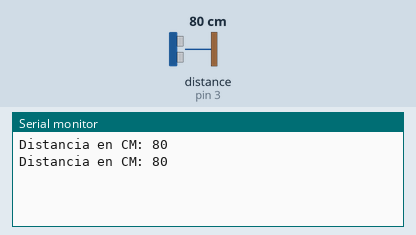
The sketch below on a simulated Arduino Uno, built with avr-gcc and run on an emulated ATmega328P. On the bench: the last lines printed to the serial monitor. Inputs (shaded band) come from the test bench; at power-on: distance to the obstacle (sensor on pin 3) 80 cm. The echo pulse lasts 58.3 µs per cm.

Above: at 1.8 s.
1.9 s: distance to the obstacle (sensor on pin 3) set to 2 cm
At 2.8 s:
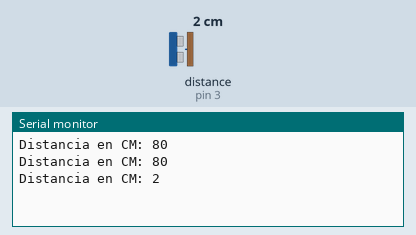
3.4 s: distance to the obstacle (sensor on pin 3) set to 4 cm
At 4.7 s:
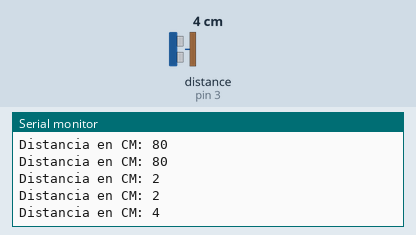
Timing chart, 0 to 6.4 s (numbered marks = the images above; inputs shaded):
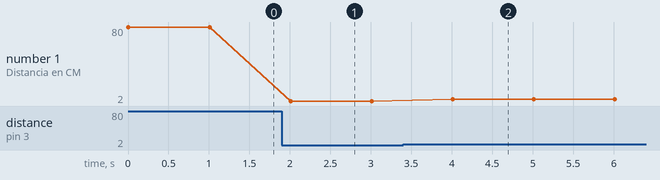

Measured:
- after the input at 1.9 s, the serial monitor: prints a new line after 0.11 s (image 1)
- after the input at 3.4 s, the serial monitor: prints a new line after 0.61 s (image 2)
- plotted number 1: 80 → 2 after the input at 1.9 s, 2 → 4 after the input at 3.4 s

The sketch:

sensor_ultrasonido.ino
```cpp
/*
  Sensor de distancia por ultrasonido
  Jueves 1 de octubre 2020

  Lucas Martín Treser - Automatismos Mar del Plata
  https://www.automatismos-mdq.com.ar/

  Simulación en:
   https://www.tinkercad.com/things/58HBW7qjMpg

*/

// Libreria por Erick Simões
// github: @ErickSimoes
// twitter: @AloErickSimoes
#include <Ultrasonic.h>

// trigger y echo pin
Ultrasonic ultrasonic(2, 3);
int distancia;

void setup() {
  Serial.begin(9600);
}

void loop() {

  distancia = ultrasonic.read();

  Serial.print("Distancia en CM: ");
  Serial.println(distancia);
  delay(1000);
}
```
